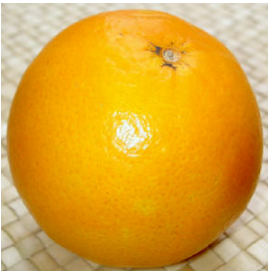
#> input picture 反光消除--测试/orange.png, 268 x 271 px
$ python test.py
#> lines starting #> are read from the running program, lines starting #| are printed output that depends on the picture; after the words box and inside, x2 and y2 are one past the last pixel; in counts of white or black regions, pixels touching at a corner belong together
#> further down, img is the input picture: shape (271, 268, 3); mean B, G, R 54.3, 164.5, 219.8
import cv2
import numpy as np

# 这个处理的效果也没有很好。。
# 橙子的处理参考的是下面的代码，但是好像无法正常运行
# https://blog.csdn.net/jacke121/article/details/95736092?utm_medium=distribute.pc_relevant.none-task-blog-2~default~baidujs_baidulandingword~default-0-95736092-blog-141146905.235^v43^pc_blog_bottom_relevance_base2&spm=1001.2101.3001.4242.1&utm_relevant_index=3
def remove_reflection_v2(img):
    # 1. 生成高光掩码（阈值稍低）
    hsv = cv2.cvtColor(img, cv2.COLOR_BGR2HSV)
#> hsv: shape (271, 268, 3); mean H, S, V 20, 189.6, 219.8
    _, mask = cv2.threshold(hsv[:, :, 2], 235, 255, cv2.THRESH_BINARY)
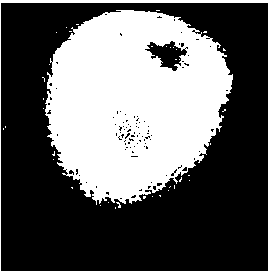
#> mask: shape (271, 268); 37.7% white; 40 white regions (38 under 20 px), largest, box (x1, y1, x2, y2) and area: (45, 10, 233, 205) 26221, (0, 0, 268, 271) 1072

    # 2. 形态学开运算去噪
    kernel = cv2.getStructuringElement(cv2.MORPH_ELLIPSE, (3, 3))
    mask = cv2.morphologyEx(mask, cv2.MORPH_OPEN, kernel, iterations=1)
#> mask: shape (271, 268); 36.8% white; 4 white regions (2 under 20 px), largest, box (x1, y1, x2, y2) and area: (45, 10, 233, 204) 25946, (0, 0, 268, 4) 805

    # 3. 只膨胀一次（防止侵占边缘）
    mask = cv2.dilate(mask, kernel, iterations=1)
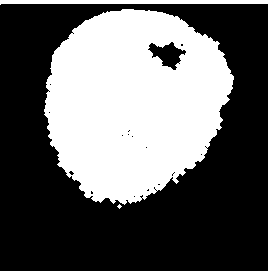
#> mask: shape (271, 268); 38.9% white; 3 white regions (1 under 20 px), largest, box (x1, y1, x2, y2) and area: (44, 9, 234, 205) 27135, (0, 0, 268, 5) 1073

    # 4. 为边缘提供参考像素
    pad = 2
    img_pad = cv2.copyMakeBorder(img, pad, pad, pad, pad,
                                 borderType=cv2.BORDER_REPLICATE)
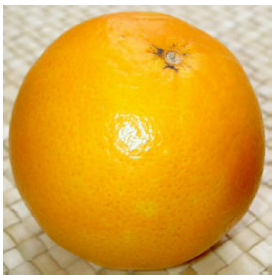
#> img_pad: shape (275, 272, 3); mean B, G, R 58.5, 165.9, 219.9
    mask_pad = cv2.copyMakeBorder(mask, pad, pad, pad, pad,
                                  borderType=cv2.BORDER_CONSTANT, value=0)
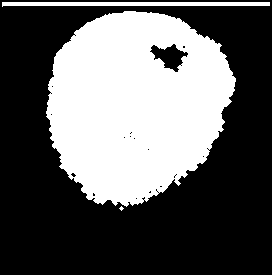
#> mask_pad: shape (275, 272); 37.7% white; 3 white regions (1 under 20 px), largest, box (x1, y1, x2, y2) and area: (46, 11, 236, 207) 27135, (2, 2, 270, 7) 1073

    # 5. inpaint（使用 TEALE）
    inpainted = cv2.inpaint(img_pad, mask_pad, inpaintRadius=5,
                            flags=cv2.INPAINT_TELEA)
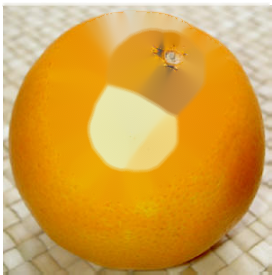
#> inpainted: shape (275, 272, 3); mean B, G, R 72.4, 162.2, 213.3

    # 6. 去掉填充
    inpainted = inpainted[pad:-pad, pad:-pad]
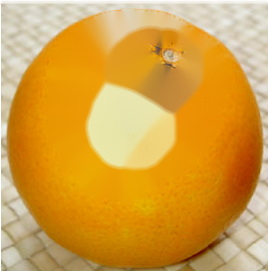
#> inpainted: shape (271, 268, 3); mean B, G, R 68.6, 160.6, 213.1

    # 7. 细节平滑（可选）
    # smooth = cv2.edgePreservingFilter(inpainted, flags=1, sigma_s=60, sigma_r=0.4)

    # 8. 亮度微调（只在掩码区域）
    result = cv2.illuminationChange(inpainted, mask=mask,
                                    alpha=1.0, beta=2)
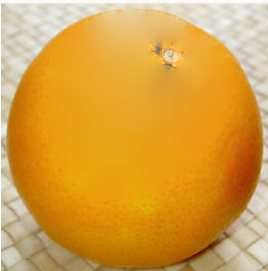
#> result: shape (271, 268, 3); mean B, G, R 67.1, 160.4, 215.3

    cv2.imwrite("result_no_reflection_v2.jpg", result)
    return result

# ------------------- 主程序 -------------------
if __name__ == "__main__":
    # img_path = "1.jpg"                     # 待处理图片路径
    img_path = "orange.png"                     # 待处理图片路径
    img = cv2.imread(img_path)
    if img is None:
        raise FileNotFoundError(f"未找到图片 {img_path}")
    remove_reflection_v2(img)
